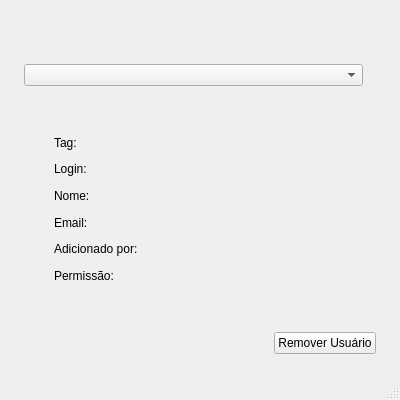
<?xml version="1.0" encoding="UTF-8"?>
<ui version="4.0">
 <class>MainWindow</class>
 <widget class="QMainWindow" name="MainWindow">
  <property name="geometry">
   <rect>
    <x>0</x>
    <y>0</y>
    <width>400</width>
    <height>400</height>
   </rect>
  </property>
  <property name="sizePolicy">
   <sizepolicy hsizetype="Minimum" vsizetype="Minimum">
    <horstretch>0</horstretch>
    <verstretch>0</verstretch>
   </sizepolicy>
  </property>
  <property name="minimumSize">
   <size>
    <width>400</width>
    <height>400</height>
   </size>
  </property>
  <property name="maximumSize">
   <size>
    <width>400</width>
    <height>400</height>
   </size>
  </property>
  <property name="windowTitle">
   <string>Registro de uso</string>
  </property>
  <property name="windowOpacity">
   <double>0.900000000000000</double>
  </property>
  <property name="tabShape">
   <enum>QTabWidget::Rounded</enum>
  </property>
  <property name="unifiedTitleAndToolBarOnMac">
   <bool>false</bool>
  </property>
  <widget class="QWidget" name="centralwidget">
   <layout class="QGridLayout" name="gridLayout">
    <item row="1" column="0">
     <spacer name="horizontalSpacer_7">
      <property name="orientation">
       <enum>Qt::Horizontal</enum>
      </property>
      <property name="sizeType">
       <enum>QSizePolicy::Fixed</enum>
      </property>
      <property name="sizeHint" stdset="0">
       <size>
        <width>15</width>
        <height>15</height>
       </size>
      </property>
     </spacer>
    </item>
    <item row="2" column="1">
     <spacer name="verticalSpacer_5">
      <property name="orientation">
       <enum>Qt::Vertical</enum>
      </property>
      <property name="sizeType">
       <enum>QSizePolicy::Fixed</enum>
      </property>
      <property name="sizeHint" stdset="0">
       <size>
        <width>15</width>
        <height>15</height>
       </size>
      </property>
     </spacer>
    </item>
    <item row="0" column="1">
     <spacer name="verticalSpacer_2">
      <property name="orientation">
       <enum>Qt::Vertical</enum>
      </property>
      <property name="sizeType">
       <enum>QSizePolicy::Fixed</enum>
      </property>
      <property name="sizeHint" stdset="0">
       <size>
        <width>15</width>
        <height>15</height>
       </size>
      </property>
     </spacer>
    </item>
    <item row="1" column="2">
     <spacer name="horizontalSpacer_8">
      <property name="orientation">
       <enum>Qt::Horizontal</enum>
      </property>
      <property name="sizeType">
       <enum>QSizePolicy::Fixed</enum>
      </property>
      <property name="sizeHint" stdset="0">
       <size>
        <width>15</width>
        <height>15</height>
       </size>
      </property>
     </spacer>
    </item>
    <item row="1" column="1">
     <layout class="QVBoxLayout" name="verticalLayout">
      <property name="sizeConstraint">
       <enum>QLayout::SetMaximumSize</enum>
      </property>
      <item>
       <spacer name="verticalSpacer">
        <property name="orientation">
         <enum>Qt::Vertical</enum>
        </property>
        <property name="sizeType">
         <enum>QSizePolicy::Fixed</enum>
        </property>
        <property name="sizeHint" stdset="0">
         <size>
          <width>20</width>
          <height>40</height>
         </size>
        </property>
       </spacer>
      </item>
      <item>
       <layout class="QHBoxLayout" name="horizontalLayout_2">
        <item>
         <widget class="QComboBox" name="cbx_logins">
          <property name="sizePolicy">
           <sizepolicy hsizetype="Expanding" vsizetype="Fixed">
            <horstretch>0</horstretch>
            <verstretch>0</verstretch>
           </sizepolicy>
          </property>
         </widget>
        </item>
        <item>
         <widget class="QLabel" name="lbl_login_2">
          <property name="text">
           <string/>
          </property>
         </widget>
        </item>
       </layout>
      </item>
      <item>
       <spacer name="verticalSpacer_4">
        <property name="orientation">
         <enum>Qt::Vertical</enum>
        </property>
        <property name="sizeType">
         <enum>QSizePolicy::Fixed</enum>
        </property>
        <property name="sizeHint" stdset="0">
         <size>
          <width>20</width>
          <height>40</height>
         </size>
        </property>
       </spacer>
      </item>
      <item>
       <layout class="QHBoxLayout" name="horizontalLayout_3">
        <item>
         <spacer name="horizontalSpacer_2">
          <property name="orientation">
           <enum>Qt::Horizontal</enum>
          </property>
          <property name="sizeType">
           <enum>QSizePolicy::Fixed</enum>
          </property>
          <property name="sizeHint" stdset="0">
           <size>
            <width>30</width>
            <height>20</height>
           </size>
          </property>
         </spacer>
        </item>
        <item>
         <widget class="QLabel" name="label_3">
          <property name="sizePolicy">
           <sizepolicy hsizetype="Fixed" vsizetype="Preferred">
            <horstretch>0</horstretch>
            <verstretch>0</verstretch>
           </sizepolicy>
          </property>
          <property name="text">
           <string>Tag:       </string>
          </property>
         </widget>
        </item>
        <item>
         <widget class="QLabel" name="lbl_tag">
          <property name="text">
           <string/>
          </property>
         </widget>
        </item>
        <item>
         <spacer name="horizontalSpacer_5">
          <property name="orientation">
           <enum>Qt::Horizontal</enum>
          </property>
          <property name="sizeHint" stdset="0">
           <size>
            <width>40</width>
            <height>20</height>
           </size>
          </property>
         </spacer>
        </item>
       </layout>
      </item>
      <item>
       <layout class="QHBoxLayout" name="horizontalLayout">
        <item>
         <spacer name="horizontalSpacer">
          <property name="orientation">
           <enum>Qt::Horizontal</enum>
          </property>
          <property name="sizeType">
           <enum>QSizePolicy::Fixed</enum>
          </property>
          <property name="sizeHint" stdset="0">
           <size>
            <width>30</width>
            <height>20</height>
           </size>
          </property>
         </spacer>
        </item>
        <item>
         <widget class="QLabel" name="label_2">
          <property name="sizePolicy">
           <sizepolicy hsizetype="Fixed" vsizetype="Preferred">
            <horstretch>0</horstretch>
            <verstretch>0</verstretch>
           </sizepolicy>
          </property>
          <property name="text">
           <string>Login:       </string>
          </property>
         </widget>
        </item>
        <item>
         <widget class="QLabel" name="lbl_login">
          <property name="text">
           <string/>
          </property>
         </widget>
        </item>
        <item>
         <spacer name="horizontalSpacer_4">
          <property name="orientation">
           <enum>Qt::Horizontal</enum>
          </property>
          <property name="sizeHint" stdset="0">
           <size>
            <width>40</width>
            <height>20</height>
           </size>
          </property>
         </spacer>
        </item>
       </layout>
      </item>
      <item>
       <layout class="QHBoxLayout" name="horizontalLayout_4">
        <item>
         <spacer name="horizontalSpacer_10">
          <property name="orientation">
           <enum>Qt::Horizontal</enum>
          </property>
          <property name="sizeType">
           <enum>QSizePolicy::Fixed</enum>
          </property>
          <property name="sizeHint" stdset="0">
           <size>
            <width>30</width>
            <height>20</height>
           </size>
          </property>
         </spacer>
        </item>
        <item>
         <widget class="QLabel" name="label_4">
          <property name="sizePolicy">
           <sizepolicy hsizetype="Fixed" vsizetype="Preferred">
            <horstretch>0</horstretch>
            <verstretch>0</verstretch>
           </sizepolicy>
          </property>
          <property name="text">
           <string>Nome:       </string>
          </property>
         </widget>
        </item>
        <item>
         <widget class="QLabel" name="lbl_nome">
          <property name="text">
           <string/>
          </property>
         </widget>
        </item>
        <item>
         <spacer name="horizontalSpacer_11">
          <property name="orientation">
           <enum>Qt::Horizontal</enum>
          </property>
          <property name="sizeHint" stdset="0">
           <size>
            <width>40</width>
            <height>20</height>
           </size>
          </property>
         </spacer>
        </item>
       </layout>
      </item>
      <item>
       <layout class="QHBoxLayout" name="horizontalLayout_7">
        <item>
         <spacer name="horizontalSpacer_14">
          <property name="orientation">
           <enum>Qt::Horizontal</enum>
          </property>
          <property name="sizeType">
           <enum>QSizePolicy::Fixed</enum>
          </property>
          <property name="sizeHint" stdset="0">
           <size>
            <width>30</width>
            <height>20</height>
           </size>
          </property>
         </spacer>
        </item>
        <item>
         <widget class="QLabel" name="label_6">
          <property name="sizePolicy">
           <sizepolicy hsizetype="Fixed" vsizetype="Preferred">
            <horstretch>0</horstretch>
            <verstretch>0</verstretch>
           </sizepolicy>
          </property>
          <property name="text">
           <string>Email:       </string>
          </property>
         </widget>
        </item>
        <item>
         <widget class="QLabel" name="lbl_email">
          <property name="text">
           <string/>
          </property>
         </widget>
        </item>
        <item>
         <spacer name="horizontalSpacer_15">
          <property name="orientation">
           <enum>Qt::Horizontal</enum>
          </property>
          <property name="sizeHint" stdset="0">
           <size>
            <width>40</width>
            <height>20</height>
           </size>
          </property>
         </spacer>
        </item>
       </layout>
      </item>
      <item>
       <layout class="QHBoxLayout" name="horizontalLayout_8">
        <item>
         <spacer name="horizontalSpacer_16">
          <property name="orientation">
           <enum>Qt::Horizontal</enum>
          </property>
          <property name="sizeType">
           <enum>QSizePolicy::Fixed</enum>
          </property>
          <property name="sizeHint" stdset="0">
           <size>
            <width>30</width>
            <height>20</height>
           </size>
          </property>
         </spacer>
        </item>
        <item>
         <widget class="QLabel" name="label_7">
          <property name="sizePolicy">
           <sizepolicy hsizetype="Fixed" vsizetype="Preferred">
            <horstretch>0</horstretch>
            <verstretch>0</verstretch>
           </sizepolicy>
          </property>
          <property name="text">
           <string>Adicionado por:       </string>
          </property>
         </widget>
        </item>
        <item>
         <widget class="QLabel" name="lbl_adicionadopor">
          <property name="text">
           <string/>
          </property>
         </widget>
        </item>
        <item>
         <spacer name="horizontalSpacer_17">
          <property name="orientation">
           <enum>Qt::Horizontal</enum>
          </property>
          <property name="sizeHint" stdset="0">
           <size>
            <width>40</width>
            <height>20</height>
           </size>
          </property>
         </spacer>
        </item>
       </layout>
      </item>
      <item>
       <layout class="QHBoxLayout" name="horizontalLayout_9">
        <item>
         <spacer name="horizontalSpacer_18">
          <property name="orientation">
           <enum>Qt::Horizontal</enum>
          </property>
          <property name="sizeType">
           <enum>QSizePolicy::Fixed</enum>
          </property>
          <property name="sizeHint" stdset="0">
           <size>
            <width>30</width>
            <height>20</height>
           </size>
          </property>
         </spacer>
        </item>
        <item>
         <widget class="QLabel" name="label_8">
          <property name="sizePolicy">
           <sizepolicy hsizetype="Fixed" vsizetype="Preferred">
            <horstretch>0</horstretch>
            <verstretch>0</verstretch>
           </sizepolicy>
          </property>
          <property name="text">
           <string>Permissão:       </string>
          </property>
         </widget>
        </item>
        <item>
         <widget class="QLabel" name="lbl_permissao">
          <property name="text">
           <string/>
          </property>
         </widget>
        </item>
        <item>
         <spacer name="horizontalSpacer_19">
          <property name="orientation">
           <enum>Qt::Horizontal</enum>
          </property>
          <property name="sizeHint" stdset="0">
           <size>
            <width>40</width>
            <height>20</height>
           </size>
          </property>
         </spacer>
        </item>
       </layout>
      </item>
      <item>
       <spacer name="verticalSpacer_3">
        <property name="orientation">
         <enum>Qt::Vertical</enum>
        </property>
        <property name="sizeType">
         <enum>QSizePolicy::Fixed</enum>
        </property>
        <property name="sizeHint" stdset="0">
         <size>
          <width>20</width>
          <height>40</height>
         </size>
        </property>
       </spacer>
      </item>
      <item>
       <layout class="QHBoxLayout" name="horizontalLayout_10">
        <item>
         <spacer name="horizontalSpacer_21">
          <property name="orientation">
           <enum>Qt::Horizontal</enum>
          </property>
          <property name="sizeHint" stdset="0">
           <size>
            <width>40</width>
            <height>20</height>
           </size>
          </property>
         </spacer>
        </item>
        <item>
         <widget class="QPushButton" name="btn_remover">
          <property name="sizePolicy">
           <sizepolicy hsizetype="Minimum" vsizetype="Fixed">
            <horstretch>0</horstretch>
            <verstretch>0</verstretch>
           </sizepolicy>
          </property>
          <property name="minimumSize">
           <size>
            <width>80</width>
            <height>0</height>
           </size>
          </property>
          <property name="text">
           <string>Remover Usuário</string>
          </property>
         </widget>
        </item>
       </layout>
      </item>
     </layout>
    </item>
   </layout>
  </widget>
  <widget class="QMenuBar" name="menubar">
   <property name="geometry">
    <rect>
     <x>0</x>
     <y>0</y>
     <width>400</width>
     <height>18</height>
    </rect>
   </property>
  </widget>
  <widget class="QStatusBar" name="statusbar"/>
 </widget>
 <resources/>
 <connections/>
</ui>
